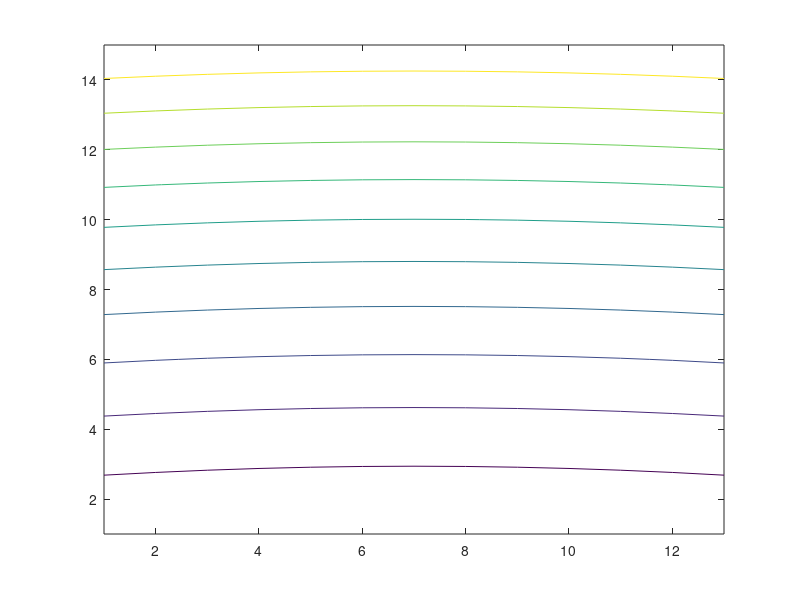

This figure's MATLAB source:
clear;clc
M = 6;N = 7;%M东西扩展 N南北扩展
m = zeros(2 * N+1,2* M+1);%放大系数

d = 100;%格点距
phy0 = 30;%中央纬度
seita1 =30;seita2 = 60;
k = (log(sind(seita1)) - log(sind(seita2)))/...
    (log(tand(seita1/2)) - log(tand(seita2/2))); %圆锥常数

a = 6371;%地球半径
le = a*sind(seita1)/k*(1/tand(seita1/2))^k;
%11423.37;%映像平面上赤道到北极点的距离

l_ref = le * (cosd(phy0)/(1+sind(phy0)))^k;


for In = -M:M
    for Jn = -N:N
        l = sqrt((abs(In) * d)^2 + (l_ref-Jn*d)^2);
        m(Jn+1+N,In+1+M) = k*l/(a*sqrt( 1 -...
            ( ( le^(2/k) - l^(2/k) )/( le^(2/k) + l^(2/k) ) )^2 ));
    end
end

m = flipud(m);

contour(m)

